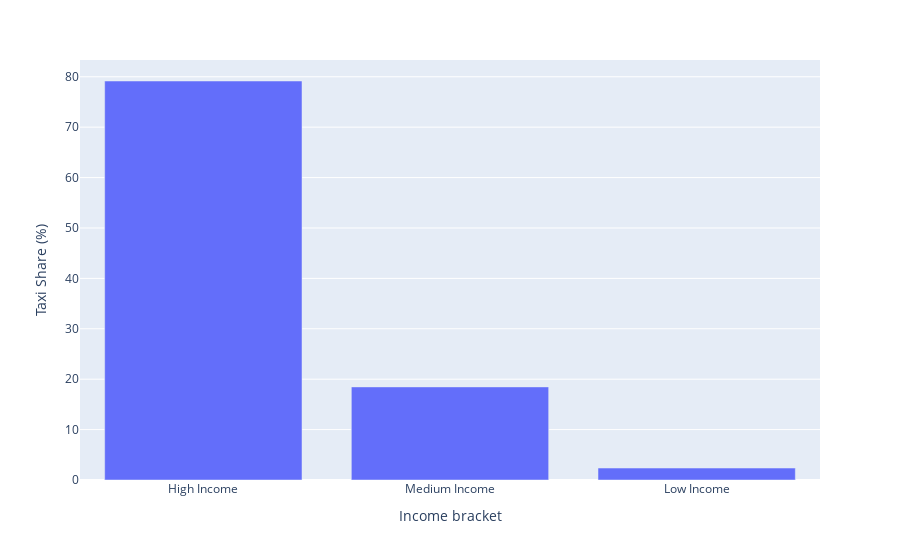

The cell this chart's notebook holds for it:
### Code cell
%%local
import plotly.express as px
import plotly.figure_factory as ff
import pandas as pd


income_anal_dict = {
    'Income bracket': list(income_anal_tab['_1']),
    'Taxi Share (%)': list(income_anal_tab['_2'])
}

df = pd.DataFrame.from_dict(income_anal_dict)
df['Income bracket'] = df['Income bracket'].apply(lambda x: x.replace('_i',' I'))
df.sort_values(by='Taxi Share (%)', ascending=False, inplace=True)
fig = px.bar(df, x='Income bracket', y='Taxi Share (%)')
fig.show()

### Figure 1 — Plotly figure (JSON) as saved in the notebook; plotly's stock layout.template omitted (floating-point values rounded to 4 significant figures)
{"data": [{"alignmentgroup": "True", "hovertemplate": "Income bracket=%{x}<br>Taxi Share (%)=%{y}<extra></extra>", "legendgroup": "", "marker": {"color": "#636efa"}, "name": "", "offsetgroup": "", "orientation": "v", "showlegend": false, "textposition": "auto", "type": "bar", "x": ["High Income", "Medium Income", "Low Income"], "xaxis": "x", "y": [79.16, 18.47, 2.371], "yaxis": "y"}], "layout": {"autosize": true, "barmode": "relative", "legend": {"tracegroupgap": 0}, "margin": {"t": 60}, "xaxis": {"anchor": "y", "autorange": true, "domain": [0, 1], "range": [-0.5, 2.5], "title": {"text": "Income bracket"}, "type": "category"}, "yaxis": {"anchor": "x", "autorange": true, "domain": [0, 1], "range": [0, 83.32], "title": {"text": "Taxi Share (%)"}, "type": "linear"}}}
